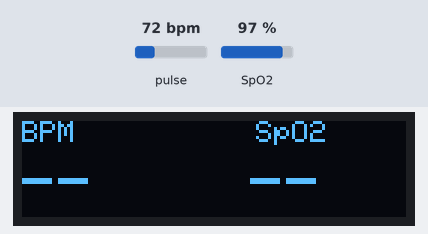
A program run on a simulated ESP32. Parts: 128×32 one-colour display. Inputs (shaded band) come from the test bench; at power-on: pulse 72 bpm, SpO2 97 %. What the program prints to the serial monitor is not drawn.

Above: at 13.0 s.
13.1 s: pulse set to 42 bpm
At 16.0 s:
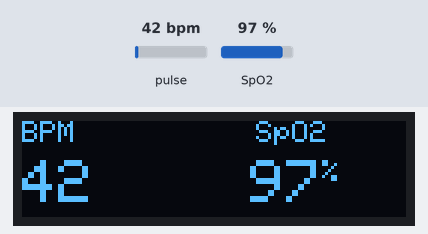
17.1 s: SpO2 set to 80 %
At 20.3 s:
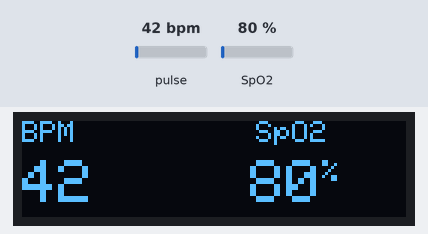
21.1 s: pulse set to 70 bpm
At 24.6 s:
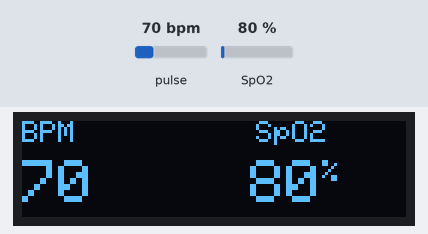
25.1 s: SpO2 set to 85 %
At 29.0 s:
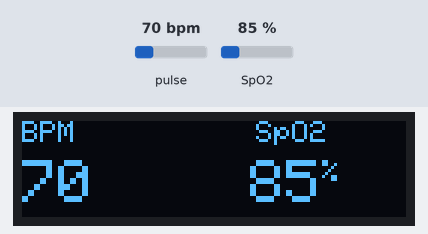
Timing chart, 0 to 30.1 s (numbered marks = the images above; inputs shaded):
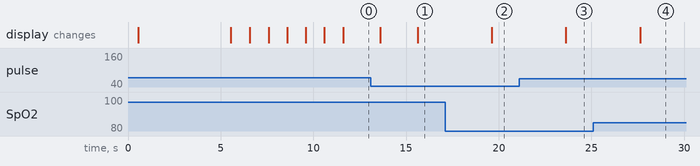

The program:

main.cpp
```cpp
#include <Arduino.h>
#include <Wire.h>
#include <MAX30105.h>
#include <spo2_algorithm.h>
#include <Adafruit_GFX.h>
#include <Adafruit_SSD1306.h>

// OLED
#define SCREEN_WIDTH 128
#define SCREEN_HEIGHT 32
#define OLED_RESET -1
#define OLED_ADDRESS 0x3C

// I2C ESP32/////////
#define SDA_PIN 21//este pin define el pin SDA para la comunicacion I2C con el sensor MAX30102, permitiendo la transferencia de datos entre el microcontrolador y el sensor de manera eficiente y confiable
#define SCL_PIN 22//este pin define el pin SCL para la comunicacion I2C con el sensor MAX30102, permitiendo la sincronizacion de la transferencia de datos entre el microcontrolador y el sensor, asegurando una comunicacion precisa y estable
// Sensor
#define FINGER_THRESHOLD 5000 //esta constante define el umbral de deteccion del dedo, permitiendo determinar si el dedo esta colocado sobre el sensor o no, asegurando que las mediciones se realicen solo cuando el dedo este presente
#define BUFFER_SIZE 100///esta constante define el tamaño del buffer para almacenar las muestras de la senal infrarroja y roja, permitiendo un analisis adecuado de los datos y garantizando que se cuente con suficientes mediciones para calcular BPM y SpO2 de manera precisa
#define STEP_SIZE 25///esta constante define el tamaño del paso para desplazar las muestras en el buffer, permitiendo actualizar los datos de manera eficiente y mantener un flujo continuo de mediciones sin perder información relevante
////// Configuracion de diagnosticos/////////
#define DEBUG_MODE 1 // esta linea permite activar o desactivar el modo de depuracion, mostrando informacion adicional en el monitor serial
#define GRAPH_MODE 0 // esta linea permite activar o desactivar el modo grafico, mostrando la senal infrarroja en el Serial Plotter

Adafruit_SSD1306 display(
    SCREEN_WIDTH, SCREEN_HEIGHT, &Wire, OLED_RESET
);

MAX30105 sensor;

// Buffers para el algoritmo SparkFun
uint32_t irBuffer[BUFFER_SIZE];
uint32_t redBuffer[BUFFER_SIZE];

int32_t spo2 = 0;
int32_t heartRate = 0;
int8_t validSPO2 = 0;
int8_t validHeartRate = 0;

bool fingerPresent = false;
bool bufferReady = false;

int samplesCollected = 0;
int newSamples = 0;

unsigned long lastDisplay = 0;
unsigned long lastDiagnostic = 0;
unsigned long lastSample = 0;

// Diagnostico de frecuencia de muestreo
unsigned long lastSampleRateCheck = 0;
unsigned long samplesInInterval = 0;

// Resultados mostrados
int displayedBPM = 0;
int displayedSpO2 = 0;
bool bpmOK = false;
bool spo2OK = false;

int previousBPM = 0;
int consecutiveStable = 0;
int candidateBPM = 0;
int candidateCount = 0;

unsigned long lastValidBPM = 0;
const unsigned long BPM_TIMEOUT = 5000;

// Filtro de estabilidad para SpO2 /// esto permite exigir tres resultados consistentes antes de aceptar un valor de SpO2
int previousSpO2 = 0;
int consecutiveStableSpO2 = 0;

unsigned long lastValidSpO2 = 0;

const unsigned long SPO2_TIMEOUT = 5000;
const int SPO2_MAX_DIFFERENCE = 3;
const int SPO2_REQUIRED_STABLE = 3;

uint32_t lastIR = 0;
uint32_t lastRED = 0;

// Mostrar mensaje en OLED
void showMessage(const char *message) {
    display.clearDisplay();
    display.setTextSize(1);
    display.setTextColor(SSD1306_WHITE);
    display.setCursor(0, 12);
    display.println(message);
    display.display();
}

// Reiniciar mediciones

void resetMeasurements() {
    samplesCollected = 0;
    newSamples = 0;
    bufferReady = false;

    previousBPM = 0;
    consecutiveStable = 0;
    candidateBPM = 0;
candidateCount = 0;
    lastValidBPM = 0;

    displayedBPM = 0;
    displayedSpO2 = 0;

    bpmOK = false;
    spo2OK = false;

    validHeartRate = 0;
    validSPO2 = 0;

    // Reiniciar filtro SpO2 /// esta funcion permite reiniciar el filtro de estabilidad para SpO2, asegurando que se exijan tres resultados consistentes antes de aceptar un valor de SpO2
previousSpO2 = 0;
consecutiveStableSpO2 = 0;
lastValidSpO2 = 0;
}

 // Calcular BPM y SpO2
void calculateMeasurements() {

    maxim_heart_rate_and_oxygen_saturation(
        irBuffer,
        BUFFER_SIZE,
        redBuffer,
        &spo2,
        &validSPO2,
        &heartRate,
        &validHeartRate
    );

    // Diagnostico de la senal infrarroja
    uint32_t irMin = irBuffer[0];
    uint32_t irMax = irBuffer[0];

    for (int i = 1; i < BUFFER_SIZE; i++) {
        if (irBuffer[i] < irMin) {
            irMin = irBuffer[i];
        }

        if (irBuffer[i] > irMax) {
            irMax = irBuffer[i];
        }
    }

    uint32_t irAmplitude = irMax - irMin;
    // Diagnostico relativo de la senal IR
uint64_t irSum = 0;

for (int i = 0; i < BUFFER_SIZE; i++) {
    irSum += irBuffer[i];
}

float irAverage = (float)irSum / BUFFER_SIZE;

float relativeAmplitude = 0;

if (irAverage > 0) {
    relativeAmplitude =
        ((float)irAmplitude / irAverage) * 100.0f;
}
#if DEBUG_MODE
Serial.print("IR promedio: ");
Serial.println(irAverage, 2);

Serial.print("Amplitud relativa IR (%): ");
Serial.println(relativeAmplitude, 3);


    Serial.print("IR minimo: ");
    Serial.println(irMin);

    Serial.print("IR maximo: ");
    Serial.println(irMax);

    Serial.print("Amplitud IR: ");
    Serial.println(irAmplitude);
    #endif
#if DEBUG_MODE
    // Valores originales del algoritmo
    Serial.print("BPM original: ");
    Serial.println(heartRate);

    Serial.print("ValidHR: ");
    Serial.println(validHeartRate);

    Serial.print("SpO2 original: ");
    Serial.println(spo2);

    Serial.print("ValidSpO2: ");
    Serial.println(validSPO2);
   #endif

    // Validacion inicial del algoritmo
    bool rawBpmValid =
        validHeartRate == 1 &&
        heartRate >= 40 &&
        heartRate <= 180;

    spo2OK =
        validSPO2 == 1 &&
        spo2 >= 70 &&
        spo2 <= 100;

    // Comprobar consistencia entre resultados
    bpmOK = false;


if (rawBpmValid) {

    if (previousBPM == 0) {

        previousBPM = heartRate;
        consecutiveStable = 1;

        candidateBPM = 0;
        candidateCount = 0;

    } else if (abs(heartRate - previousBPM) <= 12) {

        consecutiveStable++;
        previousBPM = heartRate;

        candidateBPM = 0;
        candidateCount = 0;

    } else {

        // La lectura no coincide con la referencia actual.
        // Buscar una nueva referencia consistente.

        consecutiveStable = 0;

        if (candidateBPM > 0 &&
            abs(heartRate - candidateBPM) <= 12) {

            candidateCount++;

        } else {

            candidateCount = 1;
        }

        candidateBPM = heartRate;

        if (candidateCount >= 2) {

            previousBPM = candidateBPM;
            consecutiveStable = 2;

            candidateBPM = 0;
            candidateCount = 0;
        }
    }

    // Aceptar BPM despues de tres lecturas consistentes
    if (consecutiveStable >= 3) {

        bpmOK = true;
        displayedBPM = heartRate;
        lastValidBPM = millis();
    }

} else {

    previousBPM = 0;
    consecutiveStable = 0;

    candidateBPM = 0;
    candidateCount = 0;
}
#if DEBUG_MODE
    // Diagnostico del filtro de BPM
    Serial.print("BPM aceptada: ");
    Serial.println(displayedBPM);

    Serial.print("Lecturas estables: ");
    Serial.println(consecutiveStable);
#endif

    // Conservar solo una BPM aceptada recientemente
    if (lastValidBPM != 0 &&
        displayedBPM > 0 &&
        millis() - lastValidBPM <= BPM_TIMEOUT) {

        bpmOK = true;

    } else {
        bpmOK = false;
        displayedBPM = 0;
    }


    // Filtro de estabilidad para SpO2
    bool rawSpO2Valid =
        validSPO2 == 1 &&
        spo2 >= 70 &&
        spo2 <= 100;

    if (rawSpO2Valid) {

        if (previousSpO2 > 0 &&
            abs(spo2 - previousSpO2) <= SPO2_MAX_DIFFERENCE) {

            consecutiveStableSpO2++;

        } else {
            consecutiveStableSpO2 = 1;
        }

        previousSpO2 = spo2;

        // Aceptar después de tres lecturas consistentes
        if (consecutiveStableSpO2 >= SPO2_REQUIRED_STABLE) {
            displayedSpO2 = spo2;
            lastValidSpO2 = millis();
        }

    } else {
        previousSpO2 = 0;
        consecutiveStableSpO2 = 0;
    }

    // Caducidad del valor mostrado
    if (lastValidSpO2 != 0 &&
        millis() - lastValidSpO2 <= SPO2_TIMEOUT &&
        displayedSpO2 > 0) {

        spo2OK = true;

    } else {
        spo2OK = false;
        displayedSpO2 = 0;
    }
#if DEBUG_MODE
    // Diagnostico del nuevo filtro
    Serial.print("SpO2 aceptado: ");

    if (spo2OK) Serial.println(displayedSpO2);
    else Serial.println("--");

    Serial.print("Lecturas estables SpO2: ");
    Serial.println(consecutiveStableSpO2);
    #endif
}


// Mostrar resultados
void updateOLED() {

    display.clearDisplay();
    display.setTextColor(SSD1306_WHITE);

    if (!fingerPresent) {
        display.setTextSize(1);
        display.setCursor(15, 12);
        display.print("COLOQUE DEDO");
    }
    else if (!bufferReady) {
        display.setTextSize(1);
        display.setCursor(20, 8);
        display.println("MIDIENDO...");
        display.setCursor(35, 20);
        display.print(samplesCollected);
        display.print("/100");
    }
    else {
        display.setTextSize(1);

        display.setCursor(0, 0);
        display.print("BPM");

        display.setCursor(78, 0);
        display.print("SpO2");

        display.setTextSize(2);

        display.setCursor(0, 13);
        if (bpmOK) display.print(displayedBPM);
        else display.print("--");

        display.setCursor(76, 13);
        if (spo2OK) {
            display.print(displayedSpO2);
            display.setTextSize(1);
            display.print("%");
        } else {
            display.print("--");
        }
    }

    display.display();
}

void setup() {

    Serial.begin(115200);
    delay(500);

    Wire.begin(SDA_PIN, SCL_PIN);
    Wire.setClock(100000);

    if (!display.begin(
        SSD1306_SWITCHCAPVCC,
        OLED_ADDRESS
    )) {
        Serial.println("ERROR OLED");
        while (true) delay(1000);
    }

    display.setRotation(2);
    display.clearDisplay();
display.setTextSize(2);
display.setTextColor(SSD1306_WHITE);
display.setCursor(10, 8);
display.println("HOLA");
display.display();
delay(5000);

    showMessage("INICIANDO...");
    delay(1000);

    if (!sensor.begin(Wire, I2C_SPEED_STANDARD)) {
        Serial.println("ERROR MAX30102");
        showMessage("ERROR SENSOR");
        while (true) delay(1000);
    }

    // Configuracion de muestreo
    byte ledBrightness = 0x1F;
    byte sampleAverage = 4;
    byte ledMode = 2;
    int sampleRate = 100;
    int pulseWidth = 411;
    int adcRange = 16384;

    sensor.setup(
        ledBrightness,
        sampleAverage,
        ledMode,
        sampleRate,
        pulseWidth,
        adcRange
    );

    sensor.clearFIFO();

    Serial.println("MAX30102 INICIADO");
    Serial.println("Coloque el dedo");

    showMessage("SENSOR OK");
    delay(1000);
}

void loop() {


#if GRAPH_MODE

    // Modo exclusivo para observar la senal IR
    sensor.check();

    while (sensor.available()) {
        uint32_t ir = sensor.getFIFOIR();
        sensor.nextSample();

        Serial.print("IR:");
        Serial.println(ir);
    }

    delay(1);
    return;

#endif

 // Obtener muestras disponibles del FIFO
    sensor.check();

    while (sensor.available()) {

        uint32_t ir = sensor.getFIFOIR();
        uint32_t red = sensor.getFIFORed();

        sensor.nextSample();
        #if DEBUG_MODE
        // Contar cada muestra leida del FIFO
samplesInInterval++;
   #endif

        lastIR = ir;
        lastRED = red;
        lastSample = millis();
        // Enviar senal infrarroja para observarla
// en el Serial Plotter
// Serial.println(ir);


        // Detectar dedo
        if (ir < FINGER_THRESHOLD) {

            if (fingerPresent) {
                Serial.println("DEDO RETIRADO");
            }

            fingerPresent = false;
            resetMeasurements();
            continue;
        }

        if (!fingerPresent) {
            fingerPresent = true;
            resetMeasurements();
            Serial.println("DEDO DETECTADO");
        }

        // Llenar el buffer inicial
        if (!bufferReady) {

            irBuffer[samplesCollected] = ir;
            redBuffer[samplesCollected] = red;

            samplesCollected++;

            if (samplesCollected >= BUFFER_SIZE) {
                bufferReady = true;
                calculateMeasurements();
            }
        }
        else {

            // Desplazar las muestras
            if (newSamples == 0) {

                for (int i = 0;
                     i < BUFFER_SIZE - STEP_SIZE;
                     i++) {

                    irBuffer[i] =
                        irBuffer[i + STEP_SIZE];

                    redBuffer[i] =
                        redBuffer[i + STEP_SIZE];
                }
            }

            int index =
                BUFFER_SIZE - STEP_SIZE + newSamples;

            irBuffer[index] = ir;
            redBuffer[index] = red;

            newSamples++;

            if (newSamples >= STEP_SIZE) {
                newSamples = 0;
                calculateMeasurements();
            }
        }
    }
    #if DEBUG_MODE
    // Diagnostico de muestras recibidas por segundo
if (millis() - lastSampleRateCheck >= 5000) {

    unsigned long elapsed =
        millis() - lastSampleRateCheck;

    float samplesPerSecond =
        (samplesInInterval * 1000.0f) / elapsed;

    Serial.print("FRECUENCIA REAL: ");
    Serial.print(samplesPerSecond, 2);
    Serial.println(" muestras/segundo");

    samplesInInterval = 0;
    lastSampleRateCheck = millis();
}
#endif
#if DEBUG_MODE // Activar o desactivar diagnosticos
    // Diagnostico serial cada segundo
    if (millis() - lastDiagnostic >= 1000) {

        lastDiagnostic = millis();

        Serial.print("IR: ");
        Serial.print(lastIR);

        Serial.print(" | RED: ");
        Serial.print(lastRED);

        Serial.print(" | Dedo: ");
        Serial.print(fingerPresent ? "SI" : "NO");

        Serial.print(" | Muestras: ");
        Serial.print(samplesCollected);

        Serial.print(" | BPM: ");
        if (bpmOK) Serial.print(displayedBPM);
        else Serial.print("--");

        Serial.print(" | SpO2: ");
        if (spo2OK) Serial.println(displayedSpO2);
        else Serial.println("--");
    }
    #endif // Activar o desactivar diagnosticos

    // Detectar interrupcion de muestras
    if (millis() - lastSample > 3000 &&
        fingerPresent) {

        Serial.println("SIN MUESTRAS");
        fingerPresent = false;
        resetMeasurements();
    }

    // Comprobar si la ultima BPM aceptada ha caducado
    if (bpmOK &&
        millis() - lastValidBPM > BPM_TIMEOUT) {

        bpmOK = false;
        displayedBPM = 0;
#if DEBUG_MODE
        Serial.println("BPM CADUCADAS");
      #endif
    }
    // Verificar caducidad del SpO2 // esto permite que el valor de SpO2 caduque si no se reciben nuevas lecturas válidas dentro del tiempo especificado, asegurando que los resultados mostrados sean recientes y confiables
if (spo2OK &&
    millis() - lastValidSpO2 > SPO2_TIMEOUT) {

    spo2OK = false;
    displayedSpO2 = 0;
#if DEBUG_MODE
    Serial.println("SpO2 CADUCADO");
    #endif
}
#if DEBUG_MODE

// Diagnostico temporal del tiempo de BPM
static unsigned long lastTimeoutDiagnostic = 0;

if (fingerPresent &&
    bufferReady &&
    millis() - lastTimeoutDiagnostic >= 1000) {

    lastTimeoutDiagnostic = millis();

    Serial.print("Tiempo sin nueva BPM aceptada: ");

    if (lastValidBPM == 0) {
        Serial.println("SIN BPM ACEPTADA");
    } else {
        Serial.print(millis() - lastValidBPM);
        Serial.println(" ms");
    }
}
#endif


   // Actualizar pantalla OLED cada segundo ///esta linea asegura que la pantalla OLED se actualice cada segundo, proporcionando al usuario información visual sobre las mediciones de BPM y SpO2 de manera oportuna
if (millis() - lastDisplay >= 1000) {
    lastDisplay = millis();
    updateOLED();
}

    delay(1);
}
```

Measured:
- after the input at 13.1 s, the display: first changes after 0.52 s (image 1 shows a later state)
- after the input at 17.1 s, the display: changes after 2.5 s (image 2)
- after the input at 21.1 s, the display: changes after 2.5 s (image 3)
- after the input at 25.1 s, the display: changes after 2.5 s (image 4)
